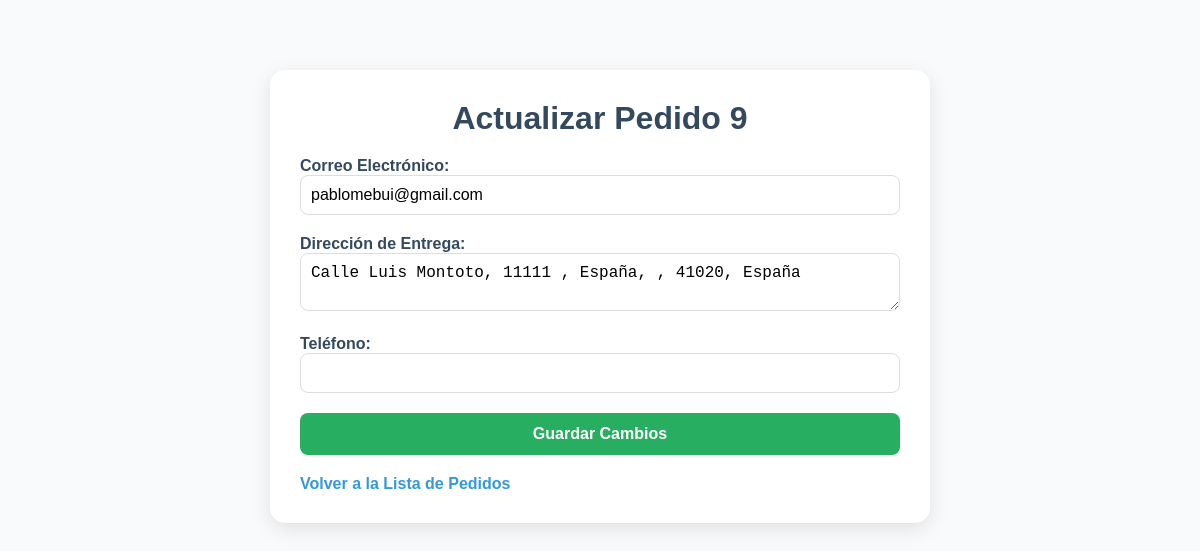
Page /staff/update-order/9/ (signed in) on the committed database.
### myapp/models.py (models this page shows, shortened)
class Order(models.Model):
    STATUS_CHOICES = [
        ('Pendiente', 'Pendiente'),
        ('En proceso', 'En proceso'),
        ('Enviado', 'Enviado'),
        ('Entregado', 'Entregado'),
        ('Cancelado', 'Cancelado'),
    ]
    PAYMENT_METHOD_CHOICES = [
        ('Card', 'Card'),
        ('Cash on Delivery', 'Cash on Delivery'),
    ]
    user = models.ForeignKey(settings.AUTH_USER_MODEL, on_delete=models.CASCADE, null=True, blank=True)
    session_id = models.CharField(max_length=255, unique=True, null=True, blank=True)
    created_at = models.DateTimeField(auto_now_add=True)
    total = models.DecimalField(max_digits=10, decimal_places=2)
    delivery_address = models.TextField()
    track_number = models.CharField(max_length=255, unique=True, null=True, blank=True)
    status = models.CharField(max_length=20, choices=STATUS_CHOICES, default='Pendiente')
    payment_method = models.CharField(
        max_length=20,
        choices=PAYMENT_METHOD_CHOICES,
        default='Card'
    )
    card_number = models.CharField(max_length=16, null=True, blank=True)
    card_expiry = models.CharField(max_length=5, null=True, blank=True)  # Formato MM/YY
    card_cvv = models.CharField(max_length=3, null=True, blank=True)  # CVV de 3 dígitos

class CustomUser(AbstractBaseUser, PermissionsMixin):
    email = models.EmailField(unique=True)
    first_name = models.CharField(max_length=30, blank=True)
    last_name = models.CharField(max_length=30, blank=True)
    is_active = models.BooleanField(default=True)
    is_staff = models.BooleanField(default=False)
    groups = models.ManyToManyField(
        Group,
        related_name="customuser_groups",  # Cambia el related_name aquí
        blank=True
    )
    user_permissions = models.ManyToManyField(
        Permission,
        related_name="customuser_user_permissions",  # Cambia el related_name aquí
        blank=True
    )
    objects = CustomUserManager()
    USERNAME_FIELD = 'email'
    REQUIRED_FIELDS = []

### myapp/views.py (the view, shortened to what this page needs)
# urls.py: path('staff/update-order/<int:order_id>/', views.update_order, name='update_order'),
@staff_member_required
def update_order(request, order_id):
    order = get_object_or_404(Order, id=order_id)
    return render(request, 'update_order.html', {'order': order})

### templates/update_order.html (shortened to what this page needs)
<!DOCTYPE html>
<html lang="es">
<head>
</head>
<body>
    <div class="container">
        <div class="header">
            <h1>Actualizar Pedido {{ order.id }}</h1>
        </div>
        <form method="post">
            <div>
                <label for="email">Correo Electrónico:</label>
                <input type="email" id="email" name="email" value="{{ order.user.email }}" required>
            </div>
            <div>
                <label for="delivery_address">Dirección de Entrega:</label>
                <textarea id="delivery_address" name="delivery_address" required>{{ order.delivery_address }}</textarea>
            </div>
            <div>
                <label for="phone">Teléfono:</label>
                <input type="text" id="phone" name="phone" value="{{ order.phone }}" required>
            </div>
            <button type="submit">Guardar Cambios</button>
        </form>
        <a href="{% url 'order_list' %}" class="back-link">Volver a la Lista de Pedidos</a>
    </div>
</body>
</html>

### templates/update_order.html (style rules this page uses)
body { font-family: 'Arial', sans-serif; background-color: #f9fafb; margin: 0; padding: 20px; }
.container { max-width: 600px; margin: 50px auto; background-color: #ffffff; border-radius: 15px; box-shadow: 0 6px 20px rgba(0, 0, 0, 0.1); padding: 30px; }
.header { text-align: center; margin-bottom: 20px; }
.header h1 { margin: 0; font-size: 2rem; color: #34495e; }
form { display: flex; flex-direction: column; gap: 20px; }
form label { font-size: 1rem; color: #34495e; font-weight: bold; }
form input, form textarea { padding: 10px; font-size: 1rem; border: 1px solid #dcdde1; border-radius: 8px; width: 100%; box-sizing: border-box; }
form button { background-color: #27ae60; color: white; padding: 12px 20px; border-radius: 8px; font-size: 1rem; font-weight: bold; border: none; cursor: pointer; transition: background-color 0.3s; }
.back-link { display: inline-block; text-decoration: none; color: #3498db; font-weight: bold; text-align: center; margin-top: 20px; transition: color 0.3s; }

### rows in the picture
Order: id "9", email "pablomebui@gmail.com", delivery_address "Calle Luis Montoto, 11111 , España, , 41020, España"
